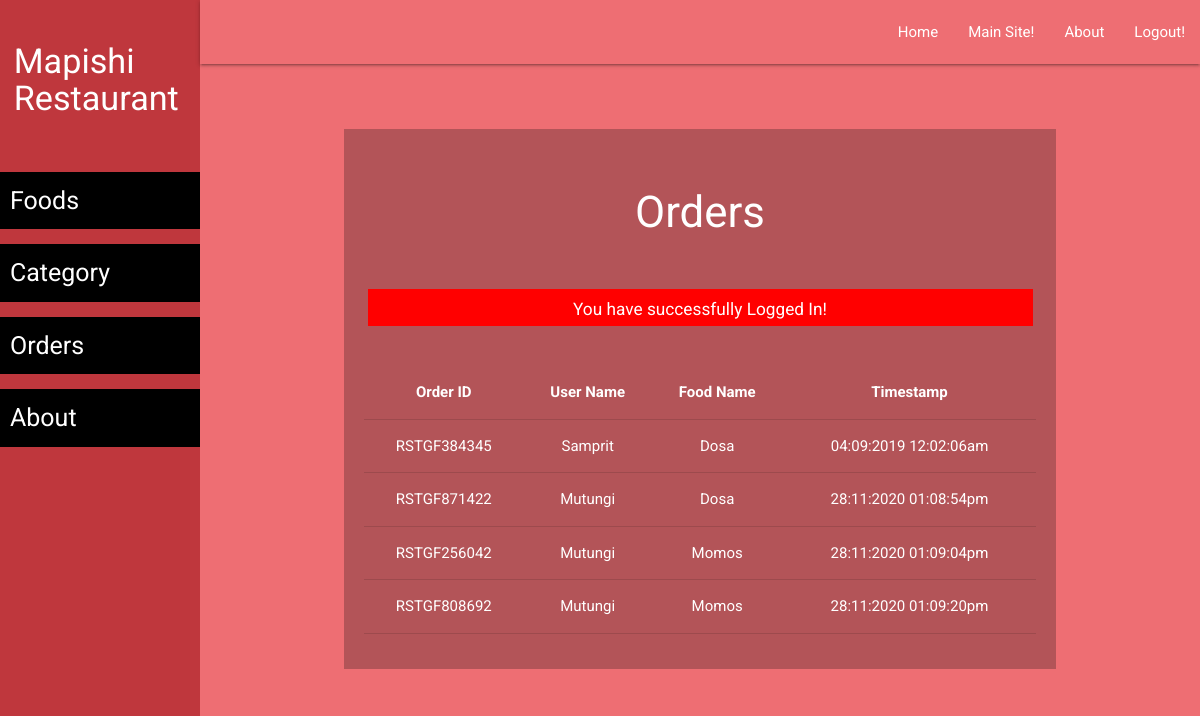
Page /admin/order-list.php (signed in) on the committed database.
### tables this page shows
CREATE TABLE `orders` (
  `id` int(11) NOT NULL,
  `order_id` varchar(20) NOT NULL,
  `user_id` varchar(10) NOT NULL,
  `food_id` varchar(10) NOT NULL,
  `user_name` varchar(100) NOT NULL,
  `timestamp` varchar(50) NOT NULL
);

CREATE TABLE `food` (
  `id` int(11) NOT NULL,
  `cat_id` int(10) NOT NULL,
  `fname` varchar(50) NOT NULL,
  `description` varchar(250) NOT NULL
);

### admin/order-list.php (the view, shortened to what this page needs)
<?php require('layout/header.php'); ?>
<?php require('layout/left-sidebar-long.php'); ?>
<?php require('layout/topnav.php'); ?>
<?php require('layout/left-sidebar-short.php'); ?>
<?php
require('../backends/connection-pdo.php');
$sql = 'SELECT orders.order_id, orders.user_name, orders.timestamp, food.fname FROM orders LEFT JOIN food ON orders.food_id = food.id';
$query  = $pdoconn->prepare($sql);
$query->execute();
$arr_all = $query->fetchAll(PDO::FETCH_ASSOC);
?>
<div class="section white-text" style="background: #B35458;">
	<div class="section">
		<h3>Orders</h3>
	</div>
  <?php
    if (isset($_SESSION['msg'])) {
        echo '<div class="section center" style="margin: 5px 35px;"><div class="row" style="background: red; color: white;">
        <div class="col s12">
            <h6>'.$_SESSION['msg'].'</h6>
            </div>
        </div></div>';
    }
    ?>
	<div class="section center" style="padding: 20px;">
		<table class="centered responsive-table">
        <thead>
          <tr>
              <th>Order ID</th>
              <th>User Name</th>
              <th>Food Name</th>
              <th>Timestamp</th>
          </tr>
        </thead>
        <tbody>
          <?php
            foreach ($arr_all as $key) {
          ?>
          <tr>
            <td><?php echo $key['order_id']; ?></td>
            <td><?php echo $key['user_name']; ?></td>
            <td><?php echo $key['fname']; ?></td>
            <td><?php echo $key['timestamp']; ?></td>
          </tr>
          <?php } ?>
        </tbody>
      </table>
	</div>
</div>
<?php require('layout/footer.php'); ?>

### css/form-style.css (style rules this page uses)
body { background: #ee6e73; font-family: "Roboto", sans-serif; -webkit-font-smoothing: antialiased; -moz-osx-font-smoothing: grayscale; }
.row { margin-bottom: 0 !important; }
.col { padding: 0 !important; }

### rows in the picture
orders: order "RSTGF384345", user_name "Samprit", food.fname "Dosa", timestamp "04:09:2019 12:02:06am"
orders: order "RSTGF871422", user_name "Mutungi", food.fname "Dosa", timestamp "28:11:2020 01:08:54pm"
orders: order "RSTGF256042", user_name "Mutungi", food.fname "Momos", timestamp "28:11:2020 01:09:04pm"
orders: order "RSTGF808692", user_name "Mutungi", food.fname "Momos", timestamp "28:11:2020 01:09:20pm"

### other values in the picture
$_SESSION['msg'] "You have successfully Logged In!"
